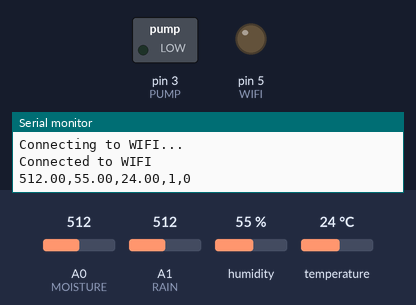
This sketch was run on a simulated Arduino Uno, built with avr-gcc and run on an emulated ATmega328P. On the bench: switched loads named in the sketch (green lamp = pin HIGH), output pins drawn as LEDs (lit = HIGH), the last lines printed to the serial monitor. The inputs (shaded band) are chosen by the test bench; at power-on: A0 (MOISTURE) = 512, A1 (RAIN) = 512, humidity 55 %, temperature 24 °C. The modem accepts every AT command (registered, SIM ready, sends succeed) and sends nothing else.

Above: at 2.0 s.
At 4.0 s:
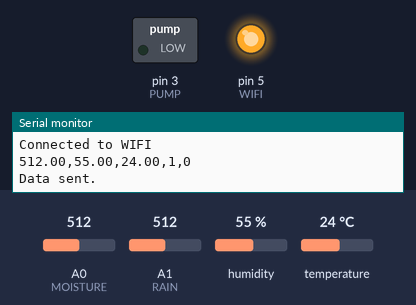
Timing chart, 0 to 7.1 s (numbered marks = the images above):
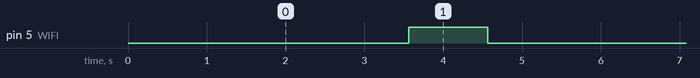

Measured:
- by itself, pin 5 (WIFI): alternates HIGH for 1.0 s and LOW for 4.0 s

The sketch:

elephant_arduino.ino
```cpp
#include "DHT.h"
#include <SoftwareSerial.h>

#define PUMP 3
#define MOISTURE A0
#define RAIN A1
#define DHTPIN 7
#define WIFI 5

#define DHTTYPE DHT11


int rxPin = 10;
int txPin = 11;

String channelID = "1759852";
String ip = "184.106.153.149";                                //Thingspeak ip address

String wifiName = "MiTelefon";
String wifiPassword = "00000001";
String apiKey = "4UAQEXQT2MXZ0H3K";


SoftwareSerial esp(rxPin, txPin);
DHT dht(DHTPIN, DHTTYPE);

float humidityData;
float temperatureData;
float moistureData;
float rainData;
int irrigate = 0;
int oldState = 0;
int raining = 0;

float max_moisture = 800;
float min_moisture = 200;
float rainLevel = 500;

void setup() {
  dht.begin();
  pinMode(MOISTURE, INPUT);
  pinMode(WIFI, OUTPUT);
  pinMode(RAIN, INPUT);
  pinMode(PUMP, OUTPUT);
  Serial.begin(9600);

  esp.begin(115200);
  esp.println("AT");
  Serial.println("AT Sent");
  while (!esp.find("OK")) {
    esp.println("AT");
    Serial.println("Could not find ESP8266.");
  }
  Serial.println("OK command taken");
  esp.println("AT+CWMODE=1");
  while (!esp.find("OK")) {
    esp.println("AT+CWMODE=1");
    Serial.println("Performing settings...");
  }
  Serial.println("Set as Client");
  Serial.println("Connecting to WIFI...");
  esp.println("AT+CWJAP=\"" + wifiName + "\",\"" + wifiPassword + "\"");
  while (!esp.find("OK"));
  Serial.println("Connected to WIFI");
  delay(500);
}

void loop() {
  esp.println("AT+CIPSTART=\"TCP\",\"" + ip + "\",80");       //Thingspeak connection
  if (esp.find("Error"))
  {
    Serial.println("AT+CIPSTART Error");
  }

  moistureData = analogRead(MOISTURE);
  rainData = analogRead(RAIN);
  humidityData = dht.readHumidity();
  temperatureData = dht.readTemperature();

  checkMoisture(moistureData);
  checkRain(rainData);
  if (irrigate != oldState) {
    if (irrigate) {
      digitalWrite(PUMP, LOW);
    } else {
      digitalWrite(PUMP, HIGH);
    }
    oldState = irrigate;
  }

  String data = "GET https://api.thingspeak.com/update?api_key=" + apiKey;
  data += "&field1=";
  data += String(temperatureData);
  data += "&field2=";
  data += String(humidityData);
  data += "&field3=";
  data += String(moistureData);
  data += "&field4=";
  data += String(raining);
  data += "&field5=";
  data += String(irrigate);

  data += "\r\n\r\n";

  esp.print("AT+CIPSEND=");
  esp.println(data.length() + 2);
  //Serial.println(esp.find("&gt;"));

  //Serial.print(",");
  Serial.print(moistureData);
  Serial.print(",");
  Serial.print(humidityData);
  Serial.print(",");
  Serial.print(temperatureData);
  Serial.print(",");
  Serial.print(raining);
  Serial.print(",");
  Serial.println(irrigate);

  delay(2000);

  esp.print(data);
  //Serial.print("Response: ");

  //Serial.println(esp.readString());

  //Serial.println(data)

  Serial.println("Data sent.");

  digitalWrite(WIFI, HIGH);
  delay(1000);
  digitalWrite(WIFI, LOW);

  Serial.println("Connection closed.");
  esp.println("AT+CIPCLOSE");
  delay(1000);
}

void checkRain(float data) {
  if (data > rainLevel) {
    irrigate = 0;
    raining = 1;
  } else if (data < rainLevel - 200) {
    raining = 0;
  }
}

void checkMoisture(float data) {
  data = abs(data - 1000);
  if (data < min_moisture) {
    irrigate = 1;
  } else if (data > max_moisture) {
    irrigate = 0;
  }
}
```
